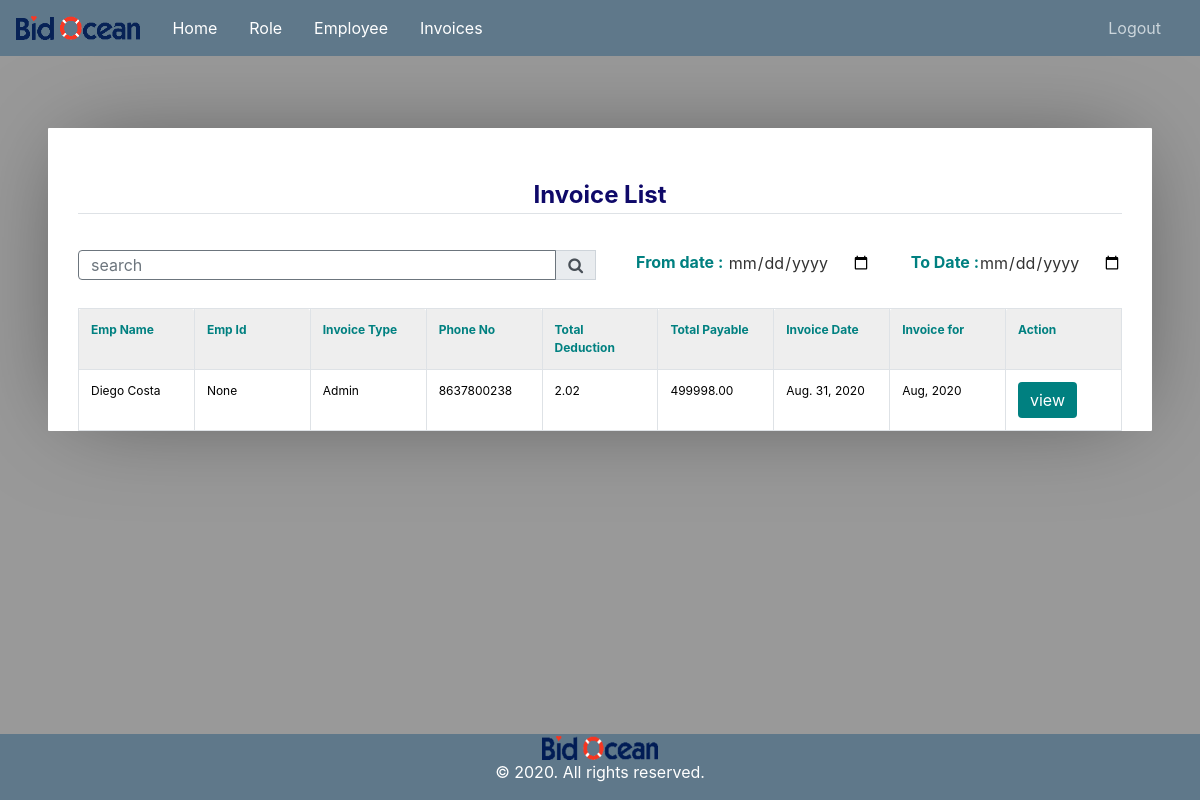
/invoice-list/ (signed in), run on an earlier commit of the app's database.
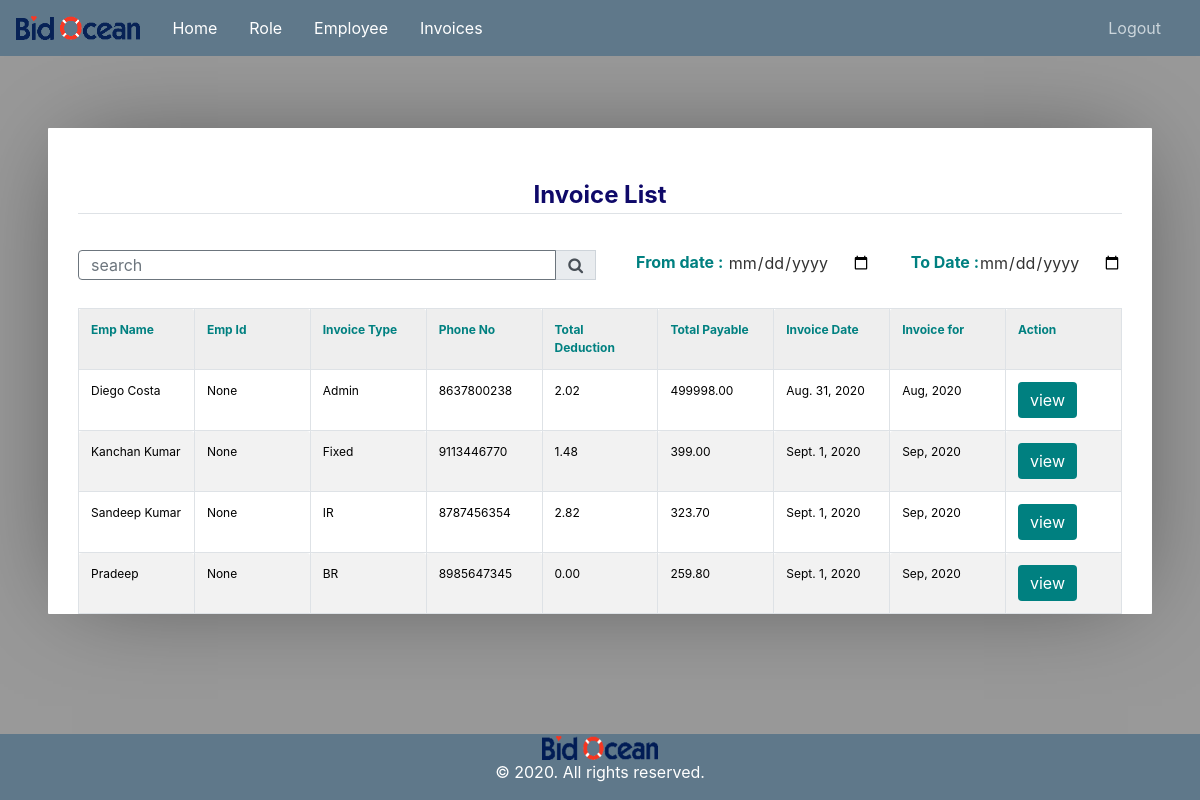
And on a later commit of the database.
### user_invoice/models.py (models this page shows, shortened)
class Invoice(models.Model):
	id                                 = models.AutoField(primary_key=True)
	invoice_date                       = models.DateField()
	monthdate                          = models.DateField()
	emp_type                           = models.CharField(max_length=150, null=True, blank=True)
	additional_auth_days               = models.CharField(max_length=100, default=0)
	wds_source_checked_completely      = models.CharField(max_length=200, default=0)
	new_solicitation_entered_correctly = models.CharField(max_length=200, default=0)
	updated_solicitation_by_addenda    = models.CharField(max_length=200, default=0)
	difficult_and_nonproductive_source = models.CharField(max_length=200, default=0)
	extra_hours_worked                 = models.CharField(max_length=200, default=0)
	file_attached                      = models.CharField(max_length=200, default=0)
	new_entities_added                 = models.CharField(max_length=200, default=0)
	ph_added_to_bid_list               = models.CharField(max_length=200, default=0)
	ph_edited_in_bid_list              = models.CharField(max_length=200, default=0)
	ph_deleted_in_bid_list             = models.CharField(max_length=200, default=0)
	extra_days_worked                  = models.CharField(max_length=200, default=0)
	total_pay                          = models.CharField(max_length=200, default=0)
	authorised_day_off                 = models.CharField(max_length=200, default=0)
	unauthorised_day_off               = models.CharField(max_length=200, default=0)
	total_working_days                 = models.CharField(max_length=200, default=0)
	total_days_worked                  = models.CharField(max_length=200, default=0)
	duplicate_entities                 = models.CharField(max_length=200, default=0)
	errors                             = models.CharField(max_length=200, default=0)
	fines                              = models.CharField(max_length=200, default=0)
	duplicate_solic                    = models.CharField(max_length=200, default=0)
	entity_cont_wrong                  = models.CharField(max_length=200, default=0)
	false_referal                      = models.CharField(max_length=200, default=0)
	fraudulent_solicitation_update     = models.CharField(max_length=200, default=0)
	source_returned_without_good_res   = models.CharField(max_length=200, default=0)
	missed_bidbond_and_specs           = models.CharField(max_length=200, default=0)
	missed_categories                  = models.CharField(max_length=200, default=0)
	missed_solic_or_addend_from_source = models.CharField(max_length=200, default=0)
	missed_incorrect_filetype          = models.CharField(max_length=200, default=0)
	missing_or_wrong_outside_link      = models.CharField(max_length=200, default=0)
	missing_or_wrong_term_contract     = models.CharField(max_length=200, default=0)
	not_posted_as_lead                 = models.CharField(max_length=200, default=0)
	other_error                        = models.CharField(max_length=200, default=0)
	other_serious_error                = models.CharField(max_length=200, default=0)
	refreshing_wds_page_to_diff_source = models.CharField(max_length=200, default=0)
	prevailing_wage_not_selected       = models.CharField(max_length=200, default=0)
	skipped_solicitation               = models.CharField(max_length=200, default=0)
	source_returned_without_a_note     = models.CharField(max_length=200, default=0)
	unexcused_unjustified_absence      = models.CharField(max_length=200, default=0)
	wrongbid_prebid_mandatory          = models.CharField(max_length=200, default=0)
	wrong_categories                   = models.CharField(max_length=200, default=0)
	wrong_geographic_location          = models.CharField(max_length=200, default=0)
	incomplete_and_incorrect_scope     = models.CharField(max_length=200, default=0)
	wrong_text_format                  = models.CharField(max_length=200, default=0)
	total_deduction                    = models.CharField(max_length=200, default=0)
	total_payable                      = models.CharField(max_length=200, default=0)
	emp_ownwer                         = models.ForeignKey(Employee, on_delete=models.SET_NULL, null=True, blank=True)
	is_approved                        = models.SmallIntegerField(default=0)

class Employee(models.Model):
	id       = models.AutoField(primary_key=True)
	name     = models.CharField(max_length=300)
	role     = models.ForeignKey(Role,on_delete=models.CASCADE)
	salary   = models.CharField(max_length=300, null=True, blank=True)
	address  = models.CharField(max_length=300)
	emp_id   = models.CharField(max_length=300, null=True, blank=True)
	phone_no = models.CharField(max_length=300)
	leaves   = models.IntegerField()
	auth_tbl = models.OneToOneField(User, on_delete=models.CASCADE)
	added_at = models.DateTimeField(auto_now_add=True)

class Role(models.Model):
    id         = models.AutoField(primary_key=True)
    name       = models.CharField(max_length=300)
    created_at = models.DateTimeField(auto_now_add=True)
    status     = models.SmallIntegerField(default=1)

### user_invoice/views.py (the view)
# urls.py: path('invoice-list/', views.InvoiceDisplayView.as_view(), name='invoice_list' ),
class InvoiceDisplayView(AdminPanelMixin, TemplateView):
    template_name = 'user_invoice/invoice_list.html'
    def get(self, request):
        employee  =  Employee.objects.get(auth_tbl=self.request.user)
        rolename  =  employee.role.name.lower()
        if rolename == 'admin' or  rolename == 'hr':
            invoice = Invoice.objects.all()
        else:
            invoice = Invoice.objects.filter(emp_ownwer=employee).all()
        search        = request.GET.get('search', None)
        from_date     = request.GET.get('from_date', None)
        to_date       = request.GET.get('to_date', None)
        if search is not None and search is not '':
            search = search.strip()
            invoice = invoice.filter(Q(emp_ownwer__name__icontains=search)|Q(emp_ownwer__address__icontains=search)|(Q(emp_ownwer__phone_no__icontains=search))|Q(emp_ownwer__emp_id__icontains=search))
        if (from_date is not None or to_date is not None) and (from_date != "" or to_date != ""):
            to_date   = datetime.strptime(to_date,"%Y-%m-%d").date()
            from_date = datetime.strptime(from_date,"%Y-%m-%d").date()
            invoice   = invoice.filter(invoice_date__gte=from_date, invoice_date__lte=to_date)
        paginator        = Paginator(invoice,5)
        page             = request.GET.get('page')
        paginatedcontent = paginator.get_page(page)
        context = {
            'invoices' : paginatedcontent,
            'title'    : 'Invoice list',
            'role'     : rolename
        }
        return render(request, self.template_name, context)

### user_invoice/mixin.py (called while the page is built)
    def test_func(self):
        return self.request.user.is_staff or self.request.user.is_superuser

### user_invoice/templates/user_invoice/invoice_list.html (shortened to what this page needs)
{% extends "user_invoice/base.html" %}
{% load crispy_forms_tags %}
{% block content %}
    <div class='container'>
		<table  width="100%">
			<tr>
				<legend class="border-bottom mb-4" style="color: rgb(15, 9, 105);text-align: center;"><b> Invoice List </b></legend>
				<td align="right"></td>
			</tr>
		</table>
		<form>
			<table>
				<tr>
					<link rel="stylesheet" href="https://stackpath.bootstrapcdn.com/font-awesome/4.7.0/css/font-awesome.min.css">
					<div class="form-group w-40" >
						<div class="input-group mb-3">
							<input type="text" name="search" style="width: 30px;height: 30px;" class="form-control border-secondary py-2" value="{{request.GET.search}}" placeholder="search">
							<div class="input-group-append">
							 <button class="input-group-text" style="height: 30px;" type="submit" name="submitbtn" value="Search"><i class="fa fa-search"></i>
							</div>
							<p style="margin-left: 40px;"><b style="color: teal;"> From date :</b> <input type="date" name="from_date" value="{{request.GET.from_date}}"></p>
								<p style="margin-left: 40px;"><b style="color: teal;"> To Date :</b><input type="date" name="to_date" value="{{request.GET.to_date}}"></p>
						</div>
				</tr>
			</table>
		</form>
		<table cellpadding="0" cellspacing="0" border="0" class="table table-bordered table-striped  display" width="100%">
			<tr>
				<th style="color: teal;"><b> Emp Name </b></th>
				<th style="color: teal;"><b> Emp Id </b></th>
				<th style="color: teal;"><b> Invoice Type</b></th>
				<th style="color: teal;"><b> Phone No </b></th>
				<th style="color: teal;"><b> Total Deduction </b></th>
				<th style="color: teal;"><b> Total Payable </b></th>
				<th style="color: teal;"><b> Invoice Date</b></th>
				<th style="color: teal;"><b> Invoice for</b></th>
				<th style="color: teal;"><b> Action</b></th>
			</tr>
			{% for invoice in invoices %}
			<tr>
				<td style="color: black;">{{invoice.emp_ownwer.name}}</td>
				<td style="color: black;">{{invoice.emp_ownwer.emp_id}}</td>
				<td style="color: black;">{{invoice.emp_ownwer.role.name}}</td>
				<td style="color: black;">{{invoice.emp_ownwer.phone_no}}</td>
				<td style="color: black;">{{invoice.total_deduction}}</td>
				<td style="color: black;">{{invoice.total_payable}}</td>
				<td style="color: black;">{{invoice.invoice_date}}</td>
				<td style="color: black;">{{invoice.monthdate|date:"M, Y"}}</td>
				<td style="color: black;"><a href="{% if invoice.emp_ownwer.role.name|lower == 'ir' %}{% url 'edit_ir' invoice.pk %}{% elif invoice.emp_ownwer.role.name|lower == 'br' %}{% url 'edit_br' invoice.pk %}{% else %}{% url 'edit_fixed' invoice.pk %}{% endif %}"><button class="btn btn-primary" style="background-color:teal;border: none;">view</button></a></td>
			</tr>
			{% endfor %}
		</table>
		</div>
{% endblock content %}

What changed in the data, as far as the page shows it:
added Invoice: emp_ownwer.name "Kanchan Kumar", emp_ownwer.emp_id "None", emp_ownwer.role.name "Fixed", emp_ownwer.phone_no "9113446770", total_deduction "1.48", total_payable "399.00", invoice_date "Sept. 1, 2020", monthdate "Sep, 2020"
added Invoice: emp_ownwer.name "Sandeep Kumar", emp_ownwer.emp_id "None", emp_ownwer.role.name "IR", emp_ownwer.phone_no "8787456354", total_deduction "2.82", total_payable "323.70", invoice_date "Sept. 1, 2020", monthdate "Sep, 2020"
added Invoice: emp_ownwer.name "Pradeep", emp_ownwer.emp_id "None", emp_ownwer.role.name "BR", emp_ownwer.phone_no "8985647345", total_deduction "0.00", total_payable "259.80", invoice_date "Sept. 1, 2020", monthdate "Sep, 2020"
